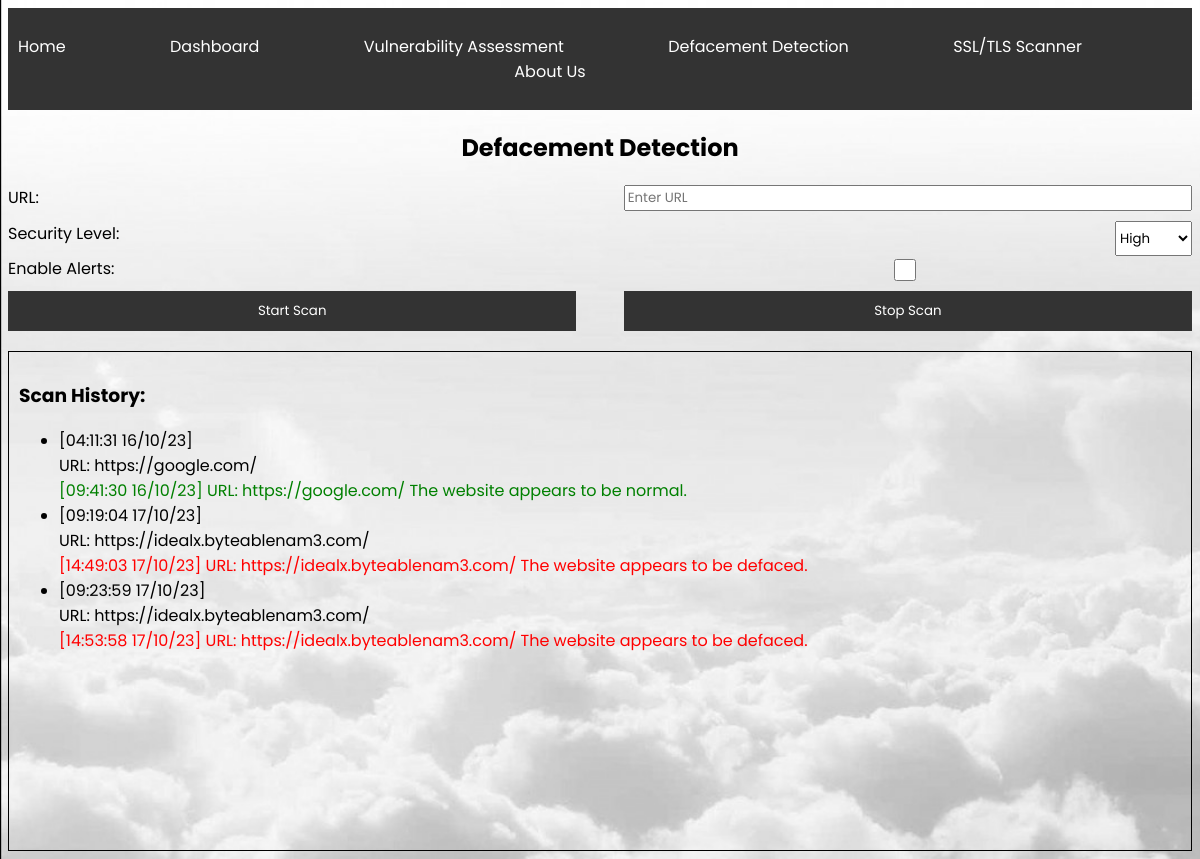
Screenshot of /Defacement (signed in) with the database file from the repository.
### main.py (models this page shows, shortened)
class Defacement_scan(db.Model):
    id = db.Column(db.Integer, primary_key=True)
    url = db.Column(db.String(200), nullable=False)
    scan_output = db.Column(db.Text, nullable=False)
    scan_date = db.Column(db.DateTime, default=datetime.utcnow)

### main.py (the view, shortened to what this page needs)
@app.route('/Defacement', methods=['POST', 'GET'])
@login_required
def Defacement():
    scan_history = Defacement_scan.query.all()
    return render_template('Defacement.html', scan_history=scan_history)

### main.py (called while the page is built)
@login_manager.user_loader
def load_user(user_id):
    return User.query.get(int(user_id))

### templates/Defacement.html (shortened to what this page needs)
{% extends 'base.html' %}
{% block body %}
<div class="content">
    <h2 style="text-align: center;">Defacement Detection</h2>
    <form id="scan-form" action="{{ url_for('Defacement') }}" method="POST">
        <label for="url">URL:</label>
        <input type="text" id="url" name="url" placeholder="Enter URL" required>
        <label for="security-level">Security Level:</label>
        <select id="security-level" name="security-level">
            <option value="high">High</option>
        </select>
        <label for="enable-alerts">Enable Alerts:</label>
        <input type="checkbox" id="enable-alerts" name="enable-alerts">
        <button type="submit" id="start-scan-button">Start Scan</button>
        <button type="button" id="stop-scan-button">Stop Scan</button>
    </form>
    <div id="output-screen" style="overflow-y: auto; height: 500px;">
        {% if scan_history %}
            <h3>Scan History:</h3>
            <ul id="scan-history-list">
                {% for scan_result in scan_history %}
                    <li>
                        [{{ scan_result.scan_date.strftime('%H:%M:%S %d/%m/%y') }}]<br>
                        URL: {{ scan_result.url }}<br>
                        {% if "defaced" in scan_result.scan_output %}
                            <span style="color: red;">{{ scan_result.scan_output }}</span>
                            {% elif "Error" in scan_result.scan_output or "error" in scan_result.scan_output %}
                            <span style="color: red;">{{ scan_result.scan_output }}</span>
                            {% elif "retrieve" in scan_result.scan_output %}
                            <span style="color: red;">{{ scan_result.scan_output }}</span>
                        {% else %}
                            <span style="color: green;">{{ scan_result.scan_output }}</span>
                        {% endif %}
                    </li>
                {% endfor %}
            </ul>
        {% endif %}
    </div>
</div>
{% endblock %}

### templates/base.html (shortened to what this page needs)
<!DOCTYPE html>
<html lang="en">
<head>
    <link rel="stylesheet" href="{{ url_for('static', filename='css/main.css') }}">
</head>
<body>
    <header>
        <nav>
            <ul>
                <li><a href="/">Home</a></li>
                <li><a href="/dashboard">Dashboard</a></li>
                <li><a href="/VA">Vulnerability Assessment</a></li>
                <li><a href="/Defacement">Defacement Detection</a></li>
                <li><a href="/sslscan">SSL/TLS Scanner</a></li>
                <li><a href="/about-us">About Us</a></li>
            </ul>
        </nav>
    </header>
    {% block body %}{% endblock %}
</body>
</html>

### static/css/main.css (style rules this page uses)
* { box-sizing: border-box; font-family: 'Poppins', sans-serif; }
header { background-color: #333; color: #fff; padding: 10px 0; }
nav ul { list-style-type: none; text-align: center; padding: 0; }
nav ul li { display: inline; margin-right: 100px; }
nav ul li a { text-decoration: none; color: #fff; transition: color 0.3s ease; }
#scan-form { margin-bottom: 20px; display: flex; flex-wrap: wrap; justify-content: space-between; }
#scan-form label, #scan-form input { width: 48%; margin-bottom: 10px; }
#scan-form button { width: 48%; background-color: #333; color: #fff; padding: 10px; border: none; cursor: pointer; }
#stop-scan-button { width: 48%; background-color: #ff5733; color: #fff; padding: 10px; border: none; cursor: pointer; }
#output-screen { border: 1px solid #000000; padding: 10px; height: 300px; overflow: auto; overflow: break-word; }

### rows the page displays
Defacement_scan: scan_date "04:11:31 16/10/23", url "https://google.com/", scan_output "[09:41:30 16/10/23] URL: https://google.com/ The website appears to be normal."
Defacement_scan: scan_date "09:19:04 17/10/23", url "https://idealx.byteablenam3.com/", scan_output "[14:49:03 17/10/23] URL: https://idealx.byteablenam3.com/ The website appears to be defaced."
Defacement_scan: scan_date "09:23:59 17/10/23", url "https://idealx.byteablenam3.com/", scan_output "[14:53:58 17/10/23] URL: https://idealx.byteablenam3.com/ The website appears to be defaced."
